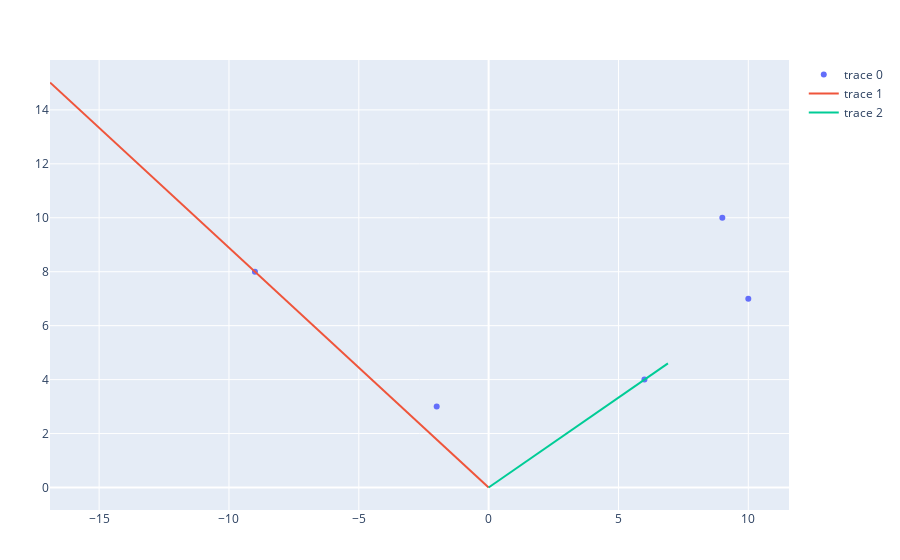

This figure's notebook cell:
### Code cell
x = rand(-10:10,5)
y = rand(0:10,5)

println("Los puntos a los que vamos a hallar el cono convexo son: ")
println([x y])

FinalConic([x y])

### Figure 1 — Plotly figure (JSON) as saved in the notebook; plotly's stock layout.template omitted (floating-point values rounded to 4 significant figures)
{"data": [{"mode": "markers", "type": "scatter", "x": [10, 9, 6, -2, -9], "y": [7, 10, 4, 3, 8]}, {"mode": "lines", "type": "scatter", "x": [-16.89, 0], "y": [15.02, 0]}, {"mode": "lines", "type": "scatter", "x": [6.906, 0], "y": [4.604, 0]}], "layout": {"margin": {"b": 50, "l": 50, "r": 50, "t": 60}}}
